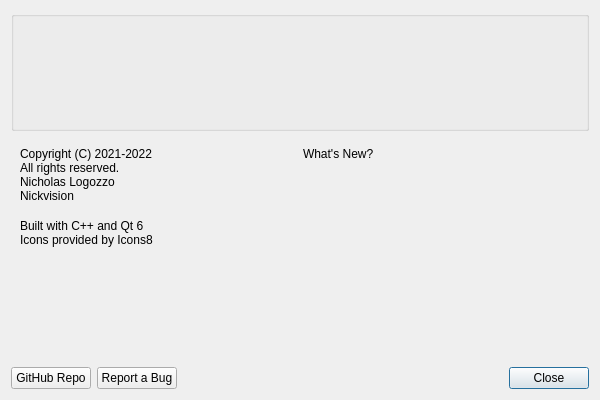
<?xml version="1.0" encoding="UTF-8"?>
<ui version="4.0">
 <class>AboutDialog</class>
 <widget class="QDialog" name="AboutDialog">
  <property name="geometry">
   <rect>
    <x>0</x>
    <y>0</y>
    <width>600</width>
    <height>400</height>
   </rect>
  </property>
  <property name="minimumSize">
   <size>
    <width>600</width>
    <height>400</height>
   </size>
  </property>
  <property name="windowTitle">
   <string>About</string>
  </property>
  <layout class="QVBoxLayout" name="verticalLayout">
   <item>
    <widget class="QGroupBox" name="groupAppInfo">
     <property name="minimumSize">
      <size>
       <width>0</width>
       <height>120</height>
      </size>
     </property>
     <property name="maximumSize">
      <size>
       <width>16777215</width>
       <height>120</height>
      </size>
     </property>
     <property name="title">
      <string/>
     </property>
     <layout class="QHBoxLayout" name="horizontalLayout">
      <item>
       <layout class="QVBoxLayout" name="verticalLayout_2">
        <item>
         <widget class="QLabel" name="lblAppName">
          <property name="font">
           <font>
            <pointsize>12</pointsize>
           </font>
          </property>
         </widget>
        </item>
        <item>
         <widget class="QLabel" name="lblDescription"/>
        </item>
        <item>
         <spacer name="verticalSpacer_2">
          <property name="orientation">
           <enum>Qt::Vertical</enum>
          </property>
          <property name="sizeHint" stdset="0">
           <size>
            <width>0</width>
            <height>0</height>
           </size>
          </property>
         </spacer>
        </item>
        <item>
         <widget class="QLabel" name="lblVersion"/>
        </item>
       </layout>
      </item>
      <item>
       <widget class="QLabel" name="lblIcon">
        <property name="minimumSize">
         <size>
          <width>80</width>
          <height>80</height>
         </size>
        </property>
        <property name="maximumSize">
         <size>
          <width>80</width>
          <height>80</height>
         </size>
        </property>
        <property name="pixmap">
         <pixmap resource="../../resources.qrc">:/Resources/icon.png</pixmap>
        </property>
        <property name="scaledContents">
         <bool>true</bool>
        </property>
        <property name="alignment">
         <set>Qt::AlignCenter</set>
        </property>
       </widget>
      </item>
     </layout>
    </widget>
   </item>
   <item>
    <spacer name="verticalSpacer_3">
     <property name="orientation">
      <enum>Qt::Vertical</enum>
     </property>
     <property name="sizeType">
      <enum>QSizePolicy::Fixed</enum>
     </property>
     <property name="sizeHint" stdset="0">
      <size>
       <width>20</width>
       <height>10</height>
      </size>
     </property>
    </spacer>
   </item>
   <item>
    <layout class="QHBoxLayout" name="horizontalLayout_2">
     <item>
      <layout class="QVBoxLayout" name="verticalLayout_3">
       <item>
        <widget class="QLabel" name="lblCopyright">
         <property name="text">
          <string>Copyright (C) 2021-2022
All rights reserved.
Nicholas Logozzo
Nickvision</string>
         </property>
         <property name="indent">
          <number>9</number>
         </property>
        </widget>
       </item>
       <item>
        <spacer name="verticalSpacer_4">
         <property name="orientation">
          <enum>Qt::Vertical</enum>
         </property>
         <property name="sizeType">
          <enum>QSizePolicy::Fixed</enum>
         </property>
         <property name="sizeHint" stdset="0">
          <size>
           <width>20</width>
           <height>10</height>
          </size>
         </property>
        </spacer>
       </item>
       <item>
        <widget class="QLabel" name="lblArc">
         <property name="text">
          <string>Built with C++ and Qt 6
Icons provided by Icons8</string>
         </property>
         <property name="margin">
          <number>0</number>
         </property>
         <property name="indent">
          <number>9</number>
         </property>
        </widget>
       </item>
       <item>
        <spacer name="verticalSpacer">
         <property name="orientation">
          <enum>Qt::Vertical</enum>
         </property>
         <property name="sizeHint" stdset="0">
          <size>
           <width>0</width>
           <height>0</height>
          </size>
         </property>
        </spacer>
       </item>
      </layout>
     </item>
     <item>
      <layout class="QVBoxLayout" name="verticalLayout_5">
       <item>
        <widget class="QLabel" name="lblWhatsNew">
         <property name="frameShape">
          <enum>QFrame::NoFrame</enum>
         </property>
         <property name="text">
          <string>What's New?</string>
         </property>
        </widget>
       </item>
       <item>
        <spacer name="verticalSpacer_6">
         <property name="orientation">
          <enum>Qt::Vertical</enum>
         </property>
         <property name="sizeType">
          <enum>QSizePolicy::Fixed</enum>
         </property>
         <property name="sizeHint" stdset="0">
          <size>
           <width>20</width>
           <height>5</height>
          </size>
         </property>
        </spacer>
       </item>
       <item>
        <widget class="QLabel" name="lblChangelog"/>
       </item>
       <item>
        <spacer name="verticalSpacer_5">
         <property name="orientation">
          <enum>Qt::Vertical</enum>
         </property>
         <property name="sizeHint" stdset="0">
          <size>
           <width>0</width>
           <height>0</height>
          </size>
         </property>
        </spacer>
       </item>
      </layout>
     </item>
    </layout>
   </item>
   <item>
    <layout class="QHBoxLayout" name="horizontalLayout_3">
     <item>
      <widget class="QPushButton" name="btnGitHubRepo">
       <property name="text">
        <string>GitHub Repo</string>
       </property>
      </widget>
     </item>
     <item>
      <widget class="QPushButton" name="btnReportABug">
       <property name="text">
        <string>Report a Bug</string>
       </property>
      </widget>
     </item>
     <item>
      <spacer name="horizontalSpacer">
       <property name="orientation">
        <enum>Qt::Horizontal</enum>
       </property>
       <property name="sizeHint" stdset="0">
        <size>
         <width>0</width>
         <height>0</height>
        </size>
       </property>
      </spacer>
     </item>
     <item>
      <widget class="QPushButton" name="btnClose">
       <property name="text">
        <string>Close</string>
       </property>
       <property name="default">
        <bool>true</bool>
       </property>
      </widget>
     </item>
    </layout>
   </item>
  </layout>
 </widget>
 <layoutdefault spacing="6" margin="11"/>
 <resources>
  <include location="../../resources.qrc"/>
 </resources>
 <connections/>
</ui>
